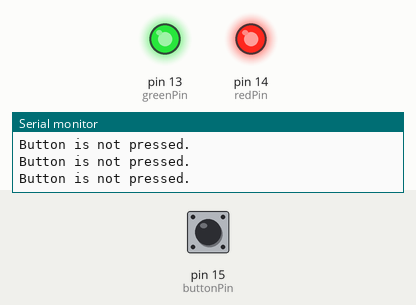
Bench run of a sketch on a simulated Arduino Uno, built with avr-gcc and run on an emulated ATmega328P. Shown: output pins drawn as LEDs (lit = HIGH), the last lines printed to the serial monitor. Inputs (shaded band) come from the test bench; at power-on: pin 15 (buttonPin) HIGH.

Above: at 1.2 s.
1.3 s: pin 15 (buttonPin) pulled LOW for 0.15 s
At 1.4 s:
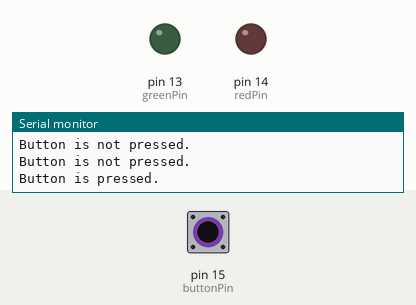
3.0 s: pin 15 (buttonPin) pulled LOW for 3.2 s
At 7.2 s:
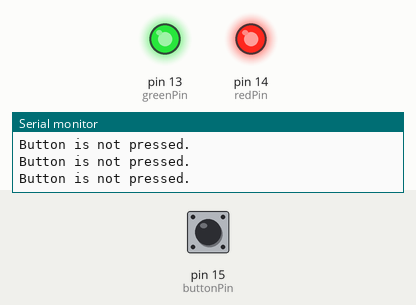
Timing chart, 0 to 8.7 s (numbered marks = the images above; inputs shaded):
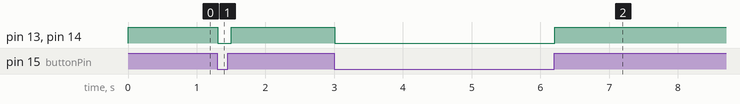

Measured:
- after the input at 1.3 s, pin 13 (greenPin), pin 14 (redPin): HIGH → LOW at once, → HIGH 0.20 s later
- after the input at 3.0 s, pin 13 (greenPin), pin 14 (redPin): HIGH → LOW at once, → HIGH 3.2 s later

The sketch:

RGB-test.ino
```cpp
// ---------- start button ---------------------------
#include <Arduino.h>

// Define the pins for the button, RGB LED, and their initial states
const int buttonPin = 15; // Replace with your actual button pin
const int redPin = 14;   // Replace with your actual red LED pin
const int greenPin = 13; // Replace with your actual green LED pin


bool isButtonPressed = false;

void setup() {
  // Initialize button pin as an input
  pinMode(buttonPin, INPUT_PULLUP);

  // Initialize RGB LED pins as outputs
  pinMode(redPin, OUTPUT);
  pinMode(greenPin, OUTPUT);
  //pinMode(bluePin, OUTPUT);

  // Initialize serial communication for debugging
  Serial.begin(9600);
}

void loop() {
  // Read the state of the button
  isButtonPressed = digitalRead(buttonPin) == LOW;

  // Update the RGB LED based on the button state
  if (isButtonPressed) {
    // Button is pressed, turn on the LED in a specific color (e.g., blue)
    digitalWrite(redPin, LOW);
    digitalWrite(greenPin, LOW);
    //digitalWrite(bluePin, HIGH);
    Serial.println("Button is pressed.");
  } else {
    // Button is not pressed, turn off the LED
    digitalWrite(redPin, HIGH);
    digitalWrite(greenPin, HIGH);
    //digitalWrite(bluePin, LOW);
    Serial.println("Button is not pressed.");
  }

  delay(100); // Add a small delay to debounce the button
}
```
